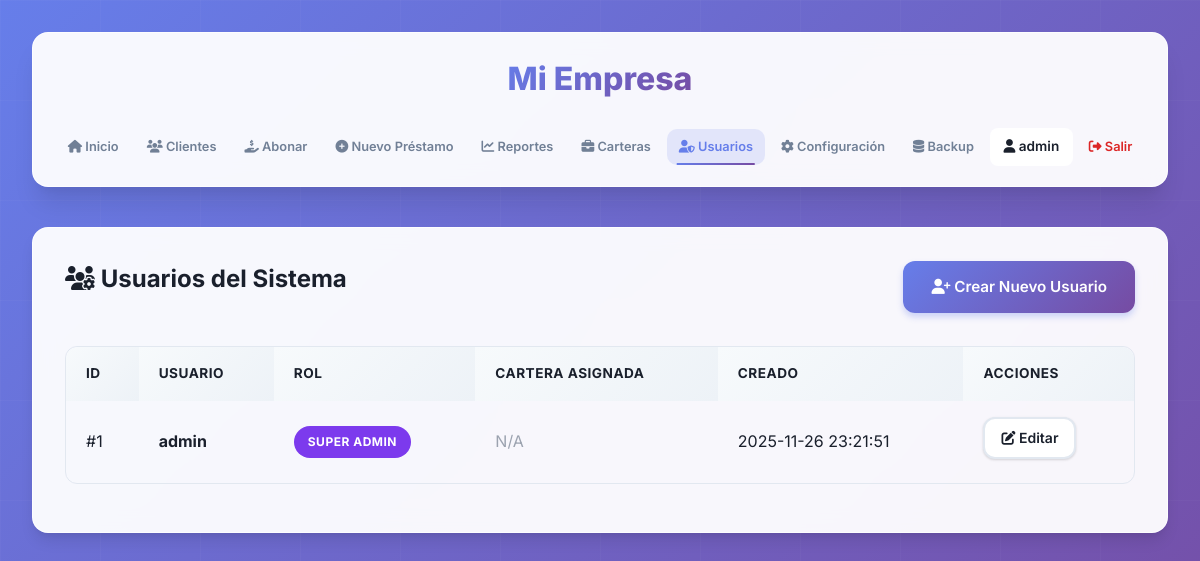
/users.php (signed in), run on the app's committed database.
### tables this page shows
CREATE TABLE IF NOT EXISTS settings (
    id INT PRIMARY KEY DEFAULT 1,
    company_name VARCHAR(255) DEFAULT 'Mi Empresa',
    currency_symbol VARCHAR(10) DEFAULT '$',
    logo_path VARCHAR(255),
    interest_rate DECIMAL(5, 2) DEFAULT 15.00,
    company_address TEXT,
    company_phone VARCHAR(50),
    receipt_footer TEXT,
    updated_at TIMESTAMP DEFAULT CURRENT_TIMESTAMP ON UPDATE CURRENT_TIMESTAMP
);

CREATE TABLE IF NOT EXISTS users (
    id INT AUTO_INCREMENT PRIMARY KEY,
    username VARCHAR(50) UNIQUE NOT NULL,
    password VARCHAR(255) NOT NULL,
    role ENUM('admin', 'superadmin', 'cobrador') DEFAULT 'admin',
    portfolio_id INT NULL,
    created_at TIMESTAMP DEFAULT CURRENT_TIMESTAMP,
    FOREIGN KEY (portfolio_id) REFERENCES portfolios(id) ON DELETE SET NULL
);

### users.php (the view, shortened to what this page needs)
<?php
require 'db.php';
$stmt_settings = $pdo->query("SELECT * FROM settings WHERE id = 1");
$settings = $stmt_settings->fetch();
$company_name = $settings['company_name'] ?? 'Sistema de Préstamos';
$users = $pdo->query("
    SELECT u.*, p.name as portfolio_name
    FROM users u
    LEFT JOIN portfolios p ON u.portfolio_id = p.id
    ORDER BY u.id ASC
")->fetchAll();
?>
<!DOCTYPE html>
<html lang="es">
<head>
    <link rel="stylesheet" href="style.css?v=3.0">
    <link rel="stylesheet" href="mobile.css?v=1.0">
    <link rel="stylesheet" href="https://cdnjs.cloudflare.com/ajax/libs/font-awesome/6.4.0/css/all.min.css">
</head>
<body>
    <div class="container">
        <header style="flex-direction: column; gap: 1.5rem;">
            <div style="display: flex; flex-direction: column; align-items: center; gap: 0.5rem;">
                <h1 style="margin: 0; font-size: 2rem;"><?= htmlspecialchars($company_name) ?></h1>
            </div>
            <nav style="justify-content: center;">
                <a href="index.php"><i class="fas fa-home"></i> Inicio</a>
                <a href="clients.php"><i class="fas fa-users"></i> Clientes</a>
                <a href="active_loans.php"><i class="fas fa-hand-holding-usd"></i> Abonar</a>
                <a href="create_loan.php"><i class="fas fa-plus-circle"></i> Nuevo Préstamo</a>
                <a href="reports.php"><i class="fas fa-chart-line"></i> Reportes</a>
                <a href="portfolios.php"><i class="fas fa-briefcase"></i> Carteras</a>
                <a href="users.php" class="active"><i class="fas fa-user-shield"></i> Usuarios</a>
                <a href="settings.php"><i class="fas fa-cog"></i> Configuración</a>
                <a href="backup.php"><i class="fas fa-database"></i> Backup</a>
                <span
                    style="color: #1a202c; font-weight: 600; font-size: 0.85rem; padding: 0.5rem 0.85rem; background: #fff; border-radius: 8px;">
                    <i class="fas fa-user"></i> <?= htmlspecialchars($_SESSION['username']) ?>
                </span>
                <a href="logout.php" style="color: #dc2626;"><i class="fas fa-sign-out-alt"></i> Salir</a>
            </nav>
        </header>
        <div class="card">
            <div style="display: flex; justify-content: space-between; align-items: center; margin-bottom: 2rem;">
                <h2><i class="fas fa-users-cog"></i> Usuarios del Sistema</h2>
                <a href="create_user.php" class="btn"><i class="fas fa-user-plus"></i> Crear Nuevo Usuario</a>
            </div>
            <div class="table-responsive">
                <table>
                    <thead>
                        <tr>
                            <th>ID</th>
                            <th>Usuario</th>
                            <th>Rol</th>
                            <th>Cartera Asignada</th>
                            <th>Creado</th>
                            <th>Acciones</th>
                        </tr>
                    </thead>
                    <tbody>
                        <?php foreach ($users as $user): ?>
                            <tr>
                                <td>#<?= $user['id'] ?></td>
                                <td><strong><?= htmlspecialchars($user['username']) ?></strong></td>
                                <td>
                                    <?php if ($user['role'] === 'superadmin'): ?>
                                        <span class="badge" style="background: #7c3aed; color: white;">Super Admin</span>
                                    <?php elseif ($user['role'] === 'admin'): ?>
                                        <span class="badge" style="background: #2563eb; color: white;">Admin</span>
                                    <?php else: ?>
                                        <span class="badge" style="background: #059669; color: white;">Cobrador</span>
                                    <?php endif; ?>
                                </td>
                                <td>
                                    <?php if ($user['role'] === 'cobrador'): ?>
                                        <?php if ($user['portfolio_name']): ?>
                                            <span class="badge" style="background: #e0e7ff; color: #4338ca;">
                                                <i class="fas fa-folder"></i> <?= htmlspecialchars($user['portfolio_name']) ?>
                                            </span>
                                        <?php else: ?>
                                            <span style="color: #ef4444;"><i class="fas fa-exclamation-circle"></i> Sin
                                                Asignar</span>
                                        <?php endif; ?>
                                    <?php else: ?>
                                        <span style="color: #9ca3af;">N/A</span>
                                    <?php endif; ?>
                                </td>
                                <td><?= $user['created_at'] ?></td>
                                <td>
                                    <a href="edit_user.php?id=<?= $user['id'] ?>" class="btn btn-sm btn-secondary"><i
                                            class="fas fa-edit"></i> Editar</a>
                                </td>
                            </tr>
                        <?php endforeach; ?>
                    </tbody>
                </table>
            </div>
        </div>
    </div>
</body>
</html>

### data on the page
settings: company_name "Mi Empresa"
users: id "1", username "admin", role "SUPER ADMIN", created_at "2025-11-26 23:21:51"

### other printed values
$_SESSION['username'] "admin"
